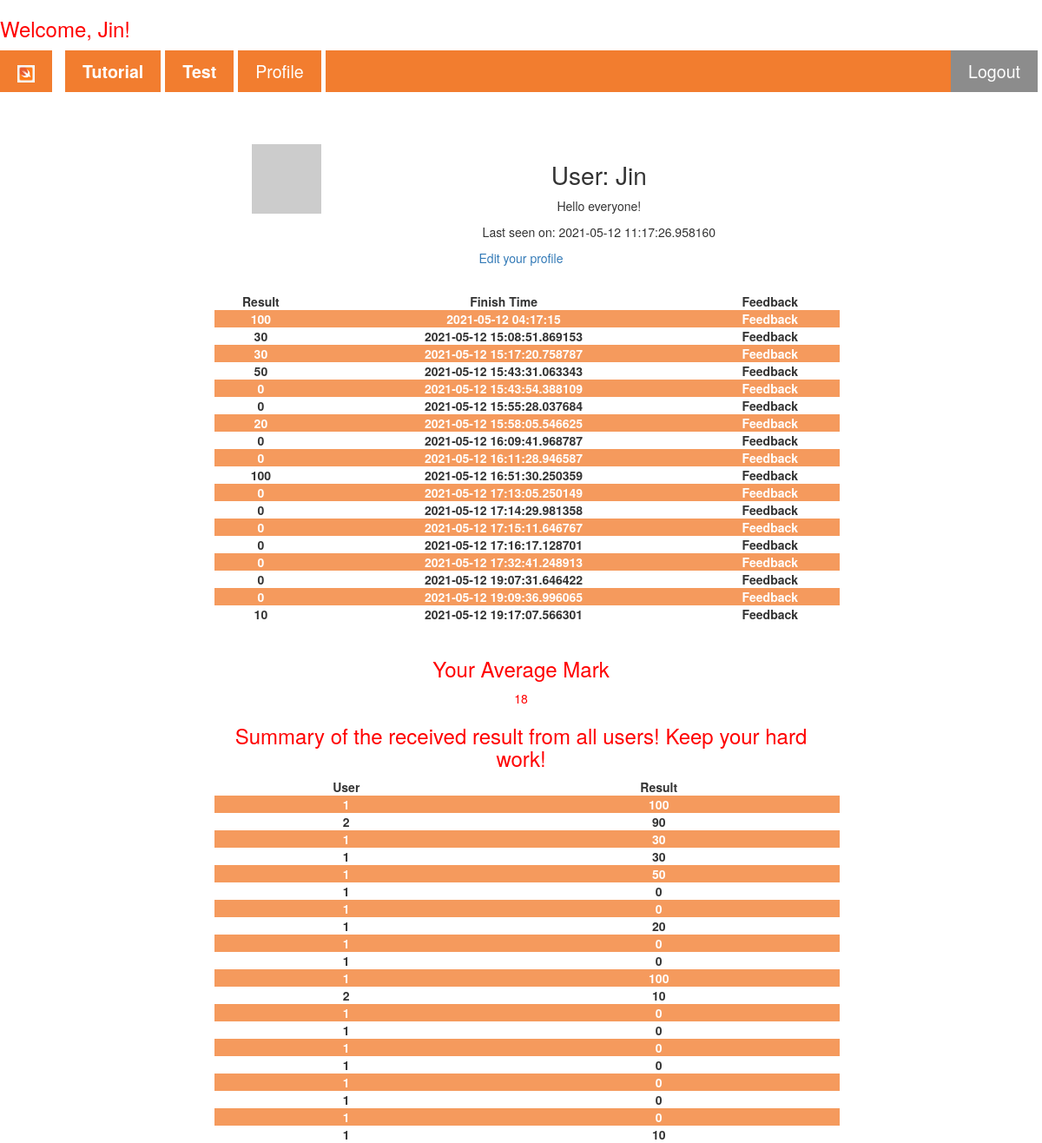
The app's page /user/Jin (signed in), older data.
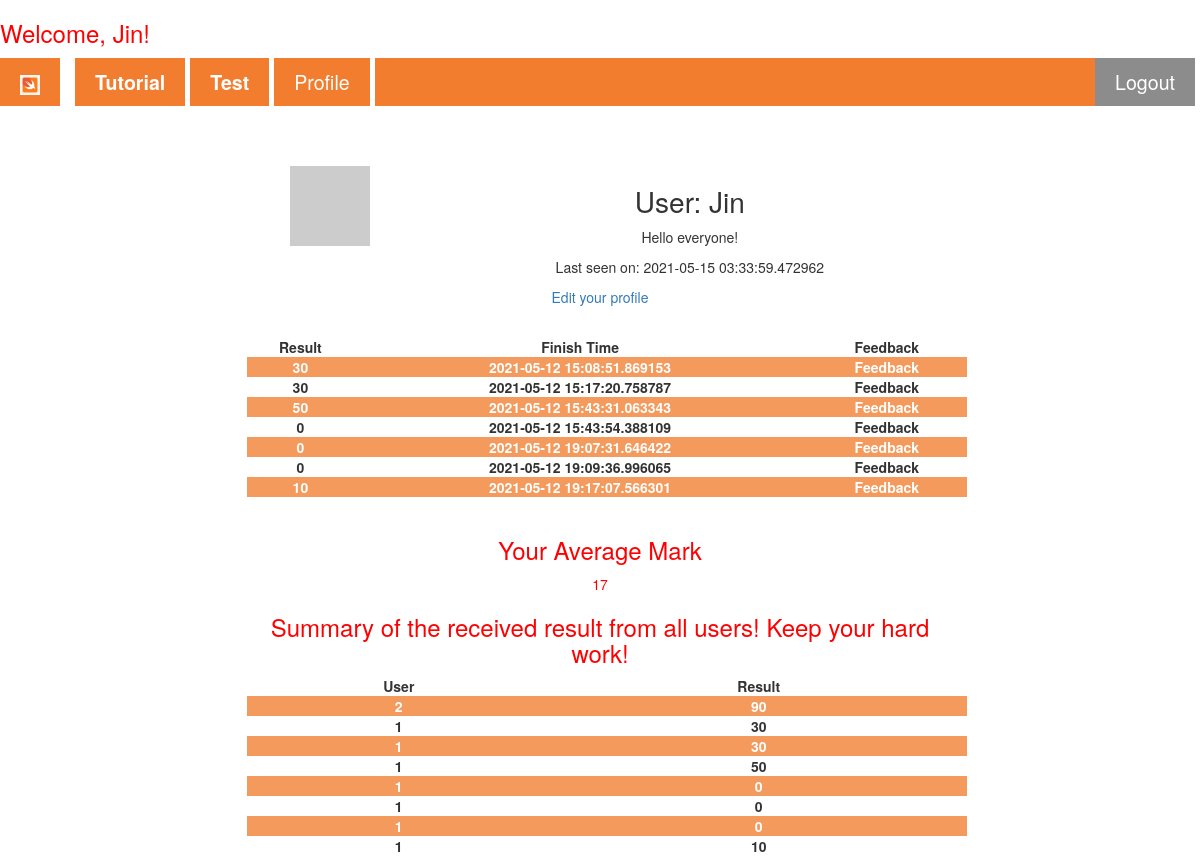
The same page, newer data.
### app/models.py (models this page shows, shortened)
class User(UserMixin, db.Model):
    id = db.Column(db.Integer, primary_key=True)
    username = db.Column(db.String(64), index=True, unique=True)
    email = db.Column(db.String(120), index=True, unique=True)
    password_hash = db.Column(db.String(128))
    about_me = db.Column(db.String(140))
    last_seen = db.Column(db.DateTime, default=datetime.utcnow)
    posts = db.relationship('Post', backref='author', lazy='dynamic')
    def avatar(self, size): # Add avatar to one user #
        digest = md5(self.email.lower().encode('utf-8')).hexdigest()
        return 'https://www.gravatar.com/avatar/{}?d=identicon&s={}'.format(
            digest, size)

class Post(UserMixin,db.Model):
    id = db.Column(db.Integer, primary_key=True)
    Mark = db.Column(db.Integer)
    Finish_Time = db.Column(db.DateTime, index=True, default=datetime.utcnow)
    Feedback = db.Column(db.String(1000))
    user_id = db.Column(db.Integer, db.ForeignKey('user.id'))

### app/routes.py (the view)
@app.route('/user/<username>')
@login_required
def user(username):
    list=[]
    average = 0
    user = User.query.filter_by(username=username).first_or_404()
    mark=Post.query.filter_by(user_id=user.id)[-1]
    allmark=Post.query.filter_by(user_id=user.id).all()
    all=Post.query.all()
    for i in allmark:
        list.append(i.Mark)
    for i in list:
        average+=int(i)
    average=average/len(list)
    average=int(average)
    return render_template('user.html', user=user, mark=mark, all=all,average=average, allmark=allmark)

### app/models.py (called while the page is built)
@login.user_loader
def load_user(id):
    return User.query.get(int(id))

### app/routes.py (called while the page is built)
@app.before_request
def before_request():
    if current_user.is_authenticated:
        current_user.last_seen = datetime.utcnow()
        db.session.commit()

### app/templates/user.html (shortened to what this page needs)
{% extends "base.html" %}
{% block articles %}
<div class="formcontainer" style="border: none; margin-top: 5%;">
  <table>
    <tr valign="top">
        <td><img src="{{ user.avatar(128) }}"></td>
        <td>
            <h1>User: {{ user.username }}</h1>
            {% if user.about_me %}<p>{{ user.about_me }}</p>{% endif %}
            {% if user.last_seen %}<p>Last seen on: {{ user.last_seen }}</p>{% endif %}
        </td>
    </tr>
  </table>
  {% if user == current_user %}
  <p class="redp"><a href="{{ url_for('edit_profile') }}">Edit your profile</a></p>
  {% endif %}
  <br>
  <table>
    <tr valign="top">
      <td><b>Result</b></td>
      <td><b>Finish Time</b></td>
      <td><b>Feedback</b></td>
    </tr>
    {% for j in allmark%}
    <tr>
      <td><b>{{j.Mark}}</b></td>
      <td><b>{{j.Finish_Time}}</b></td>
      <td>
        <details>
          <summary><b>Feedback</b></summary>
        </details>
      </td>
    </tr>
    {% endfor %}
  </table><br>
  <h3 class="redp">Your Average Mark</h3>
  <p class="redp">{{average}}</p>
  <h3 class="redp">Summary of the received result from all users! Keep your hard work!</h3>
  <table>
    <tr valign="top">
      <td><b>User</b></td>
      <td><b>Result</b></td>
    </tr>
    {% for i in all %}
    <tr>
      <td><b>{{i.user_id}}</b></td>
      <td><b>{{i.Mark}}</b></td>
    </tr>
    {% endfor %}
  </table>
</div>
{% endblock %}

### app/templates/base.html (shortened to what this page needs)
<!DOCTYPE html>
<html lang="en">
<head>
    <link rel="stylesheet" href="https://maxcdn.bootstrapcdn.com/bootstrap/3.4.0/css/bootstrap.min.css"/>
    <link rel="stylesheet" href="{{ url_for('static', filename='nav_css.css')}}">
</head>
<body>
  {% if current_user.is_authenticated %}
  <h3 class="redp">Welcome, {{ current_user.username }}!</h3>
  {% endif %}
    <nav class="sticky">
        <ul class="ul_mainstyle">
            <li><a href="/"><img src="{{ url_for('static', filename='/Image/swift_icon.png')}}" alt="home icon"></a>
            </li>
            <li><a href="/Setup"><b>Tutorial</b></a></li>
            <li><a href="/Test"><b>Test</b></a></li>
            {% if not current_user.is_anonymous %}
            <li>
              <a href="{{ url_for('user', username=current_user.username) }}">Profile</a>
            </li>
            {% endif %}
            {% if current_user.is_anonymous %}
            <li class="loginbutton">
              <a href="{{ url_for('login') }}"><b>Login</b></a>
            </li>
            {% else %}
            <li class="loginbutton">
              <a href="{{ url_for('logout') }}">Logout</a>
            </li>
            {% endif %}
        </ul>
      </nav>
      {% block articles %}{% endblock %}
</body>
</html>

### app/static/nav_css.css (style rules this page uses)
html { font-family: Arial, Helvetica, sans-serif; line-height: 2; }
a { text-decoration: none; }
body { counter-reset: section; }
.formcontainer { text-align: center; }
.loginbutton { background-color: grey; color: white; float: right; }
nav ul.ul_mainstyle { margin: 1% 0 0 0; padding: 0; overflow: hidden; background-color: rgb(241, 112, 25); list-style-type: none; }
nav ul li { float: left; border-right: solid 5px white; }
li:first-of-type { border-right: solid 15px white; }
nav ul li a { display: block; color: white; text-align: center; text-decoration: none; padding: 10px 20px 10px; font-size: 140%; }
nav ul li img { height: 20px; width: auto; }
.sticky { position: sticky; top: 0; width: 100%; z-index: 10; opacity: 0.9; }
.redp { color: red; }
tr:nth-child(even) { background-color: rgb(241, 112, 25); color: white; opacity: 0.7; }
h1 { font-size: 200%; }
table { border-collapse: collapse; width: 100%; margin-left: 1%; }
.formcontainer { margin: auto; margin-top: 1%; width: 60%; border: 1px solid grey; padding: 70 50 50 50; text-align: center; border-radius: 10px; }

Row changes from the older to the newer data that the page shows:
removed Post: Mark "100", Finish_Time "2021-05-12 04:17:15", user_id "1"
removed Post: Mark "0", Finish_Time "2021-05-12 15:55:28.037684", user_id "1"
removed Post: Mark "20", Finish_Time "2021-05-12 15:58:05.546625", user_id "1"
removed Post: Mark "0", Finish_Time "2021-05-12 16:09:41.968787", user_id "1"
removed Post: Mark "0", Finish_Time "2021-05-12 16:11:28.946587", user_id "1"
removed Post: Mark "100", Finish_Time "2021-05-12 16:51:30.250359", user_id "1"
removed Post: Mark "0", Finish_Time "2021-05-12 17:13:05.250149", user_id "1"
removed Post: Mark "0", Finish_Time "2021-05-12 17:14:29.981358", user_id "1"
removed Post: Mark "0", Finish_Time "2021-05-12 17:15:11.646767", user_id "1"
removed Post: Mark "0", Finish_Time "2021-05-12 17:16:17.128701", user_id "1"
removed Post: Mark "0", Finish_Time "2021-05-12 17:32:41.248913", user_id "1"
removed Post: user_id "2", Mark "10", shown under "Summary of the received result from all users! Keep your hard work!"
changed User "Jin": last_seen "2021-05-12 11:17:26.958160" → "2021-05-15 03:33:59.472962"
Text that changed along with them:
{{ average }}: "18" → "17"
